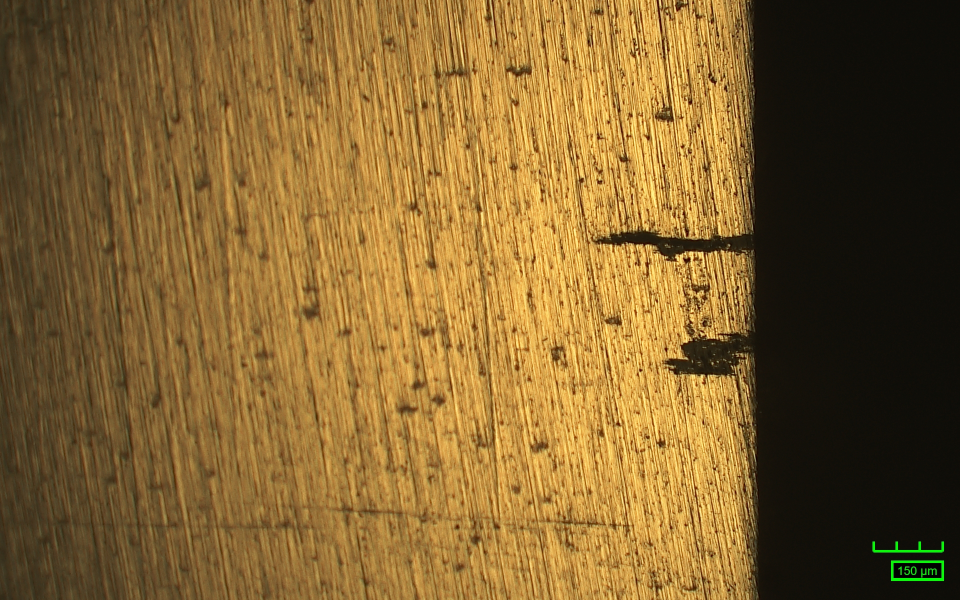
#> input picture backend/data/raw/CR3-7_c-side_BF004.jpg, 1920 x 1200 px (shown at 1/2 size); its folder holds 3 pictures in this run
$ python diag_stage3_rejections.py
#> lines starting #> are read from the running program, lines starting #| are printed output that depends on the picture; after the words box and inside, x2 and y2 are one past the last pixel; in counts of white or black regions, pixels touching at a corner belong together
### backend/pipeline/stage1_scale_bar.py
"""
Stage 1: Scale Bar Detection

Detects the green scale bar in the bottom-right corner of each microscopy
image and returns the pixel-to-micron conversion factor.

The scale bar is a bright-green comb/ruler shape with a numeric µm label
(e.g. "150 µm") printed in the same green colour beside it.

Strategy
--------
1. Crop to the bottom-right 30 % × 20 % of the image where the bar lives.
2. HSV-threshold for the specific green used by the microscope software.
3. Use morphological closing with a wide horizontal kernel to merge the
   individual comb ticks into a single solid blob.
4. Pick the most horizontally elongated blob as the bar; measure its width
   in pixels.
5. Read the µm label via pytesseract OCR (with preprocessing), falling back
   to a manual override if OCR is unavailable.
6. Return scale_um_per_px = um_value / bar_px_width.

Dependencies
------------
- opencv-python, numpy  (always required)
- pytesseract + tesseract system binary  (required for OCR)
  Install: pip install pytesseract
           brew install tesseract   # macOS
"""

import re

import cv2
import numpy as np


# ---------------------------------------------------------------------------
# Tuneable constants
# ---------------------------------------------------------------------------

# Fraction of image dimensions that define the bottom-right search region.
# Bottom 15 % × right 32 % — keeps specimen illumination (even bright-green
# darkfield) outside the search window regardless of image type.
ROI_Y_FRACTION = 0.85   # start looking from 85 % down the image
ROI_X_FRACTION = 0.68   # start looking from 68 % across the image

# HSV bounds for the microscope scale-bar green.
# The bar is a vivid lime-green; we keep saturation and value floors high to
# avoid matching the golden specimen surface.
HSV_LOWER_GREEN = np.array([35,  80,  80], dtype=np.uint8)
HSV_UPPER_GREEN = np.array([90, 255, 255], dtype=np.uint8)

# Minimum contour area (px²) — filters single-pixel noise.
MIN_BLOB_AREA = 15

# Horizontal closing kernel width: wide enough to bridge the gaps between
# comb ticks (which can be ~5–15 px apart) without merging text blobs.
H_CLOSE_KERNEL_W = 20
H_CLOSE_KERNEL_H = 3

# Factor by which the ROI is upscaled before OCR (larger = better accuracy).
OCR_UPSCALE = 4


# ---------------------------------------------------------------------------
# Public exceptions
# ---------------------------------------------------------------------------

class ScaleBarNotFoundError(RuntimeError):
    """Raised when no green scale-bar blob can be located in the image."""


# ---------------------------------------------------------------------------
# Internal helpers
# ---------------------------------------------------------------------------

def _load_image(image_input):
    """Return a BGR uint8 ndarray from a file path or an existing array."""
    if isinstance(image_input, str):
        image = cv2.imread(image_input)
        if image is None:
            raise FileNotFoundError(f"Cannot load image: {image_input}")
        return image
    return image_input.copy()


def _isolate_green(bgr_roi):
    """Return a binary mask of green pixels in a BGR region."""
    hsv = cv2.cvtColor(bgr_roi, cv2.COLOR_BGR2HSV)
    raw_mask = cv2.inRange(hsv, HSV_LOWER_GREEN, HSV_UPPER_GREEN)

    # Horizontal closing to merge comb ticks into one solid bar blob.
    h_kernel = cv2.getStructuringElement(
        cv2.MORPH_RECT, (H_CLOSE_KERNEL_W, H_CLOSE_KERNEL_H)
    )
    merged_mask = cv2.morphologyEx(raw_mask, cv2.MORPH_CLOSE, h_kernel)
    return merged_mask, raw_mask


def _find_bar_contour(merged_mask, verbose=False):
    """
    Return the contour that best represents the horizontal scale bar.

    Selection criterion: largest width-to-height ratio among blobs with
    area >= MIN_BLOB_AREA.  The bar is wide and short; text characters are
    taller relative to their width.

    When verbose=True, prints every candidate blob with its bbox, area, and
    aspect ratio so callers can diagnose false-positive selections.
    """
    contours, _ = cv2.findContours(
        merged_mask, cv2.RETR_EXTERNAL, cv2.CHAIN_APPROX_SIMPLE
    )
    if not contours:
        return None

    best_contour = None
    best_ratio = -1.0
    candidates = []
    for contour in contours:
        area = cv2.contourArea(contour)
        if area < MIN_BLOB_AREA:
            continue
        bx, by, bw, bh = cv2.boundingRect(contour)
        ratio = bw / max(bh, 1)
        candidates.append((ratio, area, bx, by, bw, bh, contour))
        if ratio > best_ratio:
            best_ratio = ratio
            best_contour = contour

    if verbose:
        print(f"  [Stage 1 debug] blobs found    : {len(candidates)}")
        for i, (ratio, area, bx, by, bw, bh, _) in enumerate(
            sorted(candidates, key=lambda c: -c[0])
        ):
            marker = " ← SELECTED" if (best_contour is not None
                                        and ratio == best_ratio) else ""
            print(f"    blob #{i+1}: bbox=({bx},{by},{bw},{bh})"
                  f"  area={area:.0f}  ratio={ratio:.1f}{marker}")

    return best_contour


def _read_um_value_ocr(bgr_roi):
    """
    Run pytesseract on the ROI and return the first integer found.

    Pre-processing steps:
    1. Build the green HSV mask (same threshold as bar detection) — this
       already cleanly isolates both the scale bar ticks AND the text label
       against a black background, without any specimen noise.
    2. Find the bounding box of all green pixels.
    3. Crop to the lower 45 % of that box — where the "150 µm" label lives
       (the comb ticks occupy the upper portion).
    4. Upscale to a minimum height of 80 px for sub-pixel character detail.
    5. Dilate slightly to thicken thin strokes.
    6. Run Tesseract in single-block mode; parse the first integer >= 10.

    Returns the µm value as a float, or None if OCR fails / is unavailable.
    """
    try:
        import pytesseract
    except ImportError:
        return None

    # --- Build the clean green binary mask --------------------------------
    hsv = cv2.cvtColor(bgr_roi, cv2.COLOR_BGR2HSV)
    green_mask = cv2.inRange(hsv, HSV_LOWER_GREEN, HSV_UPPER_GREEN)

    green_ys, green_xs = np.where(green_mask > 0)
    if len(green_xs) == 0:
        return None

    gx_min, gx_max = int(green_xs.min()), int(green_xs.max())
    gy_min, gy_max = int(green_ys.min()), int(green_ys.max())
    green_h = gy_max - gy_min

    # --- Crop to the label region (lower 45 % of the green bounding box) --
    # The scale bar ticks are in the upper ~55 %; the text box is below them.
    label_y_start = gy_min + int(green_h * 0.55)
    label_crop = green_mask[label_y_start : gy_max + 2,
                            gx_min        : gx_max + 2]

    if label_crop.size == 0 or np.count_nonzero(label_crop) == 0:
        return None

    # --- Upscale so the shortest dimension is at least 40 px ---------------
    # (the label box is typically ~35–40 px tall; 2× is sufficient for PSM 7)
    crop_h, crop_w = label_crop.shape[:2]
    min_height = 40
    scale_up = max(2, min_height // max(crop_h, 1))
    label_large = cv2.resize(
        label_crop, None,
        fx=scale_up, fy=scale_up,
        interpolation=cv2.INTER_NEAREST
    )

    # --- Dilate slightly to thicken thin strokes ---------------------------
    dil_kernel = cv2.getStructuringElement(cv2.MORPH_RECT, (2, 2))
    label_large = cv2.dilate(label_large, dil_kernel, iterations=1)

    # --- OCR — PSM 7: treat image as a single text line --------------------
    ocr_config = "--psm 7 -c tessedit_char_whitelist=0123456789µuUmM ."
    raw_text = pytesseract.image_to_string(label_large, config=ocr_config)

    numbers = re.findall(r'\d+', raw_text)
    if numbers:
        candidates = [int(n) for n in numbers if int(n) >= 10]
        if candidates:
            return float(max(candidates))

    return None


# ---------------------------------------------------------------------------
# Public API
# ---------------------------------------------------------------------------

def detect_scale_bar(image_input, um_value_override=None, verbose=False):
    """
    Detect the green scale bar and compute the scale factor.

    Parameters
    ----------
    image_input : str or numpy.ndarray
        Path to the image file or a BGR numpy array.
    um_value_override : float or None
        If pytesseract is not installed, pass the known µm value here
        (e.g. ``um_value_override=150.0``).
    verbose : bool
        When True, print bar width, OCR value, scale factor, and bounding
        box coordinates to stdout for debugging.

    Returns
    -------
    scale_um_per_px : float
        Micrometers per pixel derived from the scale bar.
    um_value : float
        The µm label read from the scale bar (via OCR or override).
        Divide scale_um_per_px into this to recover the bar pixel width.
    debug_vis : numpy.ndarray
        BGR image with the detected bar highlighted in red, the measured
        pixel width, and the computed scale factor.

    Raises
    ------
    RuntimeError
        If the scale bar cannot be found or the µm value cannot be read.
    """
    image = _load_image(image_input)
    img_h, img_w = image.shape[:2]

    # --- 1. Crop to bottom-right search region ----------------------------
    roi_y0 = int(img_h * ROI_Y_FRACTION)
    roi_x0 = int(img_w * ROI_X_FRACTION)
    roi_bgr = image[roi_y0:, roi_x0:]

    if roi_bgr.size == 0:
        raise RuntimeError("ROI crop produced an empty array — check image dimensions.")

    # --- 2. Green masking and blob detection -------------------------------
    merged_mask, raw_mask = _isolate_green(roi_bgr)

    if verbose:
        green_px = int(np.count_nonzero(raw_mask))
        print(f"  [Stage 1 debug] green pixels   : {green_px} in search ROI")

    bar_contour = _find_bar_contour(merged_mask, verbose=verbose)
    if bar_contour is None:
        raise ScaleBarNotFoundError(
            "No green blobs found in the bottom-right region. "
            "Check HSV_LOWER_GREEN / HSV_UPPER_GREEN constants."
        )

    bar_x, bar_y, bar_w, bar_h = cv2.boundingRect(bar_contour)

    # bar_w is the pixel span of the scale bar — this is our denominator.
    bar_px_width = bar_w

    # --- 3. Read µm value -------------------------------------------------
    um_value = um_value_override
    if um_value is None:
        um_value = _read_um_value_ocr(roi_bgr)

    if um_value is None:
        raise RuntimeError(
            "Could not read the µm value from the scale bar label.\n"
            "Options:\n"
            "  1. Install pytesseract:  pip install pytesseract\n"
            "                           brew install tesseract\n"
            "  2. Pass the value directly: detect_scale_bar(img, um_value_override=150.0)"
        )

    # --- 4. Compute scale factor ------------------------------------------
    scale_um_per_px = um_value / bar_px_width

    # Absolute coordinates of the bar in the full image.
    abs_x0 = roi_x0 + bar_x
    abs_y0 = roi_y0 + bar_y
    abs_x1 = abs_x0 + bar_w
    abs_y1 = abs_y0 + bar_h

    if verbose:
        source = "input image" if isinstance(image_input, str) else "numpy array"
        print(f"  [Stage 1 debug] input          : {source}")
        print(f"  [Stage 1 debug] image size     : {img_w} x {img_h} px")
        print(f"  [Stage 1 debug] search region  : x=[{roi_x0}:{img_w}]  y=[{roi_y0}:{img_h}]")
        print(f"  [Stage 1 debug] bar bbox (full): x0={abs_x0}  y0={abs_y0}  x1={abs_x1}  y1={abs_y1}")
        print(f"  [Stage 1 debug] bar width      : {bar_px_width} px")
        print(f"  [Stage 1 debug] bar height     : {bar_h} px")
        print(f"  [Stage 1 debug] OCR µm value   : {um_value:.0f} µm  "
              f"({'override' if um_value_override is not None else 'OCR'})")
        print(f"  [Stage 1 debug] scale factor   : {um_value:.0f} / {bar_px_width} = "
              f"{scale_um_per_px:.4f} µm/px")

    # --- 5. Debug visualisation -------------------------------------------
    debug_vis = image.copy()

    # Red rectangle around the detected bar.
    cv2.rectangle(debug_vis, (abs_x0, abs_y0), (abs_x1, abs_y1),
                  (0, 0, 255), 2)

    # Horizontal double-headed arrow showing measured pixel span.
    arrow_y = abs_y1 + 8
    cv2.arrowedLine(debug_vis, (abs_x0, arrow_y), (abs_x1, arrow_y),
                    (0, 0, 255), 1, tipLength=0.1)
    cv2.arrowedLine(debug_vis, (abs_x1, arrow_y), (abs_x0, arrow_y),
                    (0, 0, 255), 1, tipLength=0.1)

    # Annotation text.
    label = f"{um_value:.0f}um / {bar_px_width}px = {scale_um_per_px:.4f}um/px"
    text_x = max(abs_x0 - 10, 5)
    text_y = max(abs_y0 - 8, 15)
    cv2.putText(debug_vis, label, (text_x, text_y),
                cv2.FONT_HERSHEY_SIMPLEX, 0.45, (0, 0, 255), 1, cv2.LINE_AA)

    # Also outline the full bottom-right search region in yellow.
    cv2.rectangle(debug_vis, (roi_x0, roi_y0), (img_w - 1, img_h - 1),
                  (0, 220, 220), 1)

    return scale_um_per_px, float(um_value), debug_vis

### backend/tests/diag_stage3_rejections.py
"""
Diagnostic: Stage 3 contour rejection detail
=============================================
Runs Stages 1–3 on a target image with verbose=True so every rejected
candidate prints its area_um2, aspect_ratio, circularity, solidity, and
the specific rule that caused rejection.

Usage
-----
    python tests/diag_stage3_rejections.py                   # default target
    python tests/diag_stage3_rejections.py CR3-9_c-side_pit002.jpg
"""

import os
import sys

sys.path.insert(0, os.path.join(os.path.dirname(__file__), ".."))

from backend.pipeline.stage1_scale_bar     import detect_scale_bar, ScaleBarNotFoundError
from backend.pipeline.stage2_roi           import extract_roi
from backend.pipeline.stage3_pit_detection import detect_pits, MACRO_PIT_AREA_UM2
from backend.pipeline.config               import MANUAL_SCALE_OVERRIDES

RAW_DIR = os.path.join(os.path.dirname(__file__), "..", "data", "raw")

DEFAULT_TARGET = "CR3-7_c-side_BF004.jpg"


def main():
    filename = sys.argv[1] if len(sys.argv) > 1 else DEFAULT_TARGET
    path     = os.path.join(RAW_DIR, filename)

    if not os.path.exists(path):
        print(f"Image not found: {path}")
        sys.exit(1)

    print(f"\n{'='*80}")
    print(f"  Stage 3 rejection diagnostic: {filename}")
    print(f"{'='*80}")

    # Stage 1
    stem        = os.path.splitext(filename)[0]
    um_override = MANUAL_SCALE_OVERRIDES.get(stem)
    try:
        scale_um_per_px, um_value, _ = detect_scale_bar(
            path, um_value_override=um_override
        )
#> in _load_image, image is the input picture: shape (1200, 1920, 3); mean B, G, R 47.9, 98.2, 128.9
#> in detect_scale_bar, `roi_bgr = image[roi_y0:, roi_x0:]`:
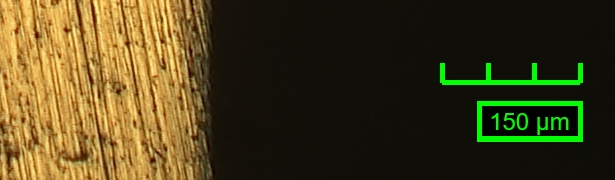
#> roi_bgr: shape (180, 615, 3); mean B, G, R 28.6, 63.2, 72.9
#> in _isolate_green, `hsv = cv2.cvtColor(bgr_roi, cv2.COLOR_BGR2HSV)`: hsv: shape (180, 615, 3); mean H, S, V 23.1, 140.2, 79.2
#> in _isolate_green, `raw_mask = cv2.inRange(hsv, HSV_LOWER_GREEN, HSV_UPPER_GREEN)`:
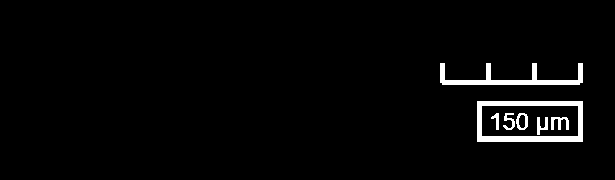
#> raw_mask: shape (180, 615); 2.7% white; 7 white regions, largest, box (x1, y1, x2, y2) and area: (477, 101, 583, 142) 1466, (440, 63, 583, 85) 1045, (551, 117, 569, 130) 133
#> in _isolate_green, `merged_mask = cv2.morphologyEx(raw_mask, cv2.MORPH_CLOSE, h_kernel)`:
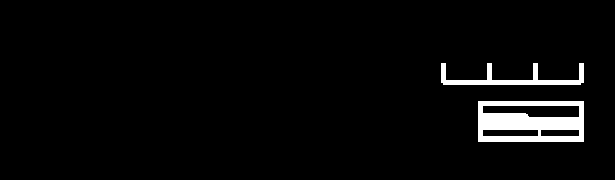
#> merged_mask: shape (180, 615); 3.6% white; 2 white regions
#> in _find_bar_contour, `contours, _ = cv2.findContours( merged_mask, cv2.RETR_EXTERNAL, cv2.CH..`: contours = 2 contours; box (x1, y1, x2, y2) and area: (478, 101, 584, 142) 4200, (441, 63, 584, 85) 834
#> the loop in _find_bar_contour, `for contour in contours:` made 2 passes
#> (area, bx, by, bw, bh, ratio, best_ratio, best_contour) on pass 1: (4200, 478, 101, 106, 41, 2.59, 2.59, [[478, 101], [478, 141], [583, 141], [583, 101]])
#> (area, bx, by, bw, bh, ratio, best_ratio) on pass 2: (834, 441, 63, 143, 22, 6.5, 6.5)
#> after the loop in _find_bar_contour, `for contour in contours:`: best_contour = contour of 28 points, box (x1, y1, x2, y2) (441, 63, 584, 85), area 834; best_ratio = 6.5; candidates = 2 items
#> in detect_scale_bar, `bar_contour = _find_bar_contour(merged_mask, verbose=verbose)`: bar_contour has the same summary as best_contour in _find_bar_contour
#> in detect_scale_bar, `bar_x, bar_y, bar_w, bar_h = cv2.boundingRect(bar_contour)`: bar_x = 441; bar_y = 63; bar_w = 143; bar_h = 22
#> in detect_scale_bar, `bar_px_width = bar_w`: bar_px_width = 143
#> in _read_um_value_ocr, `green_ys, green_xs = np.where(green_mask > 0)`: green_ys = 3018 values from 63 to 141; green_xs = 3018 values, max 582 at index 19, min 440 at index 0, mean 523.1
#> in _read_um_value_ocr, `gx_min, gx_max = int(green_xs.min()), int(green_xs.max())`: gx_min = 440; gx_max = 582
#> in _read_um_value_ocr, `gy_min, gy_max = int(green_ys.min()), int(green_ys.max())`: gy_min = 63; gy_max = 141
#> in _read_um_value_ocr, `green_h = gy_max - gy_min`: green_h = 78
#> in _read_um_value_ocr, `label_y_start = gy_min + int(green_h * 0.55)`: label_y_start = 105
#> in _read_um_value_ocr, `label_crop = green_mask[label_y_start : gy_max + 2, gx_min        : gx..`:
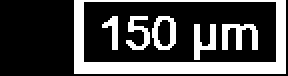
#> label_crop: shape (38, 144) (shown 2 times larger); 28.3% white; 6 white regions, box (x1, y1, x2, y2) and area: (37, 0, 143, 37) 1042, (111, 12, 129, 25) 133, (76, 8, 88, 25) 106, (97, 12, 108, 30) 106, (63, 8, 75, 25) 96, (51, 8, 59, 25) 66
#> in _read_um_value_ocr, `label_large = cv2.resize( label_crop, None, fx=scale_up, fy=scale_up, ..`:
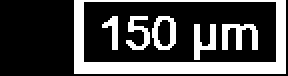
#> label_large: shape (76, 288); 28.3% white; 6 white regions, box (x1, y1, x2, y2) and area: (74, 0, 286, 74) 4168, (222, 24, 258, 50) 532, (152, 16, 176, 50) 424, (194, 24, 216, 60) 424, (126, 16, 150, 50) 384, (102, 16, 118, 50) 264
#> in _read_um_value_ocr, `label_large = cv2.dilate(label_large, dil_kernel, iterations=1)`:
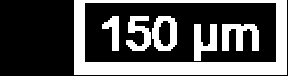
#> label_large: shape (76, 288); 32.8% white; 6 white regions, box (x1, y1, x2, y2) and area: (74, 0, 287, 75) 4706, (222, 24, 259, 51) 641, (152, 16, 177, 51) 520, (194, 24, 217, 61) 505, (126, 16, 151, 51) 481, (102, 16, 119, 51) 317
    except ScaleBarNotFoundError as exc:
        print(f"  Stage 1 FAILED: {exc}")
        sys.exit(1)
    print(f"\n  Stage 1: scale={scale_um_per_px:.4f} µm/px  "
          f"(bar label={um_value:.0f} µm)")

    # Stage 2
    specimen_mask, _, roi_dims, _ = extract_roi(path, scale_um_per_px)
    n_edge    = len(roi_dims["edge_pits"])
    n_surface = len(roi_dims["surface_pits"])
    print(f"  Stage 2: edge_pits={n_edge}  surface_pits={n_surface}  "
          f"total={n_edge + n_surface}")
    print(f"           ROI {roi_dims['width_um']:.0f} × {roi_dims['height_um']:.0f} µm")

    # Stage 3 — verbose rejection log
    confirmed, rejected, _, _ = detect_pits(
        path, scale_um_per_px, specimen_mask, roi_dims, verbose=True
    )

    # Post-run summary
    macro = [p for p in confirmed if p.get("pit_tier") == "macro"]
    micro = [p for p in confirmed if p.get("pit_tier") == "micro"]

    print(f"  Stage 3 confirmed : {len(confirmed)} total  "
          f"(macro={len(macro)}  micro={len(micro)})")

    # Break down rejected by primary rule
    rule_buckets = {}
    for r in rejected:
        reasons = r.get("rejection_reasons", ["?"])
        key = reasons[0].split(":")[0]   # e.g. "R3", "R4", "R6"
        rule_buckets.setdefault(key, []).append(r.get("area_um2", 0))

    print(f"\n  Rejection breakdown by rule:")
    for rule, areas in sorted(rule_buckets.items()):
        areas_sorted = sorted(areas, reverse=True)
        large = [a for a in areas_sorted if a >= MACRO_PIT_AREA_UM2]
        print(f"    {rule}: {len(areas)} rejected  "
              f"(≥{MACRO_PIT_AREA_UM2:.0f} µm² = {len(large)})  "
              f"largest={areas_sorted[0]:.1f} µm²")

    print(f"\n{'='*80}\n")


if __name__ == "__main__":
    main()
#> (the call stopped at in _read_um_value_ocr, `raw_text = pytesseract.image_to_string(label_large, config=ocr_config)`: pytesseract is not available in this run)
